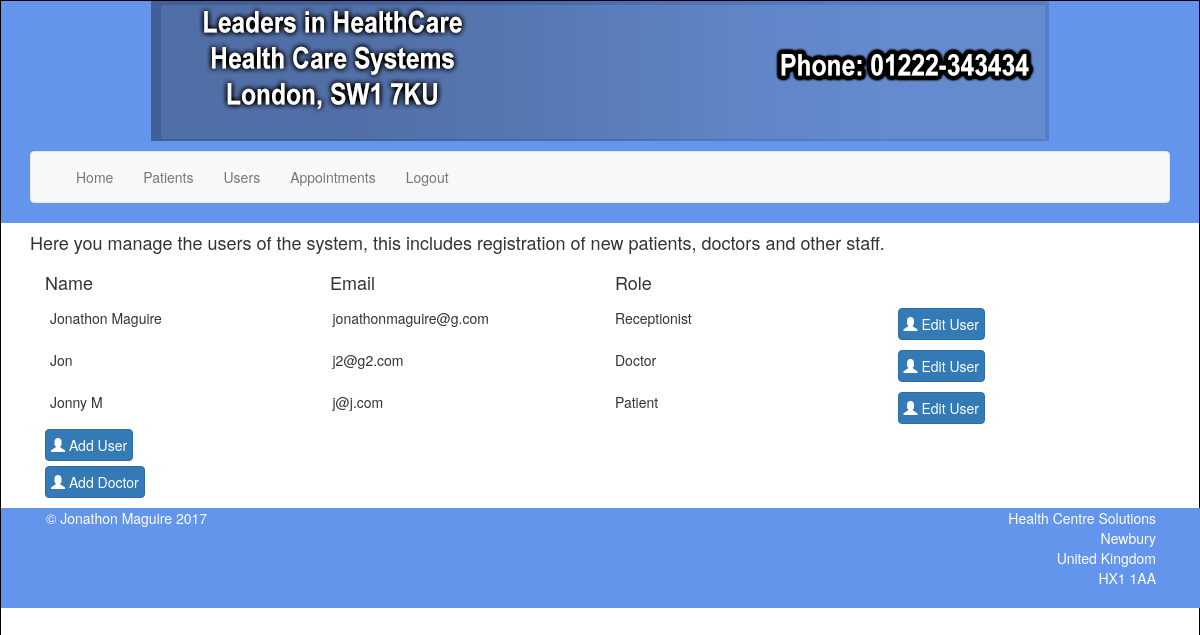
/users.php (signed in), run on the app's committed database.
### tables this page shows
CREATE TABLE `users` (
  `id` int(11) UNSIGNED NOT NULL,
  `name` varchar(255) NOT NULL,
  `email` varchar(255) NOT NULL,
  `password` varchar(255) NOT NULL,
  `role` int(11) NOT NULL DEFAULT '0'
);

### users.php (called while the page is built, shortened)
<?php
require_once('models/stats.class.php');
include('views/headerhtml.inc.php');
include('views/bodystart.inc.php');
include('views/header.inc.php');
include('views/users.inc.php');
include('views/footer.inc.php');
include('views/bodyend.inc.php');
?>

### models/stats.class.php (called while the page is built, shortened)
<?php
class stats{
    public static function getusers(){
         $conn = DbConnect::getConnection();
        $stuff = [];
            $query = "SELECT * FROM users";
	       $resultset = $conn->query($query);
	       while ($patients = $resultset->fetch()) {
                $stuff[] = $patients;
	           }
            return $stuff;
    }
}
?>

### views/users.inc.php (the view, shortened to what this page needs)
<div class="container-lg">
<div class="row">
<div class="container">
<div class="row">
    <?php
    if($_SESSION['role'] != '1'){?>
    <div class="col-lg-12">
    <h4>This information is secure, you're not allowed to be here.</h4>
    </div>
        <?php
    }
    else
    {
    ?>
    <div class="col-lg-12">
        <h4>Here you manage the users of the system, this includes registration of new patients, doctors and other staff.</h4>
    </div>
    <div class="col-lg-12" style="margin-bottom:10px;">
    <?php
        $count = count(stats::getusers());
        $information = stats::getusers();
        if($count != 0){ ?>
            <div class="col-md-3">
            <h4>Name</h4>
            </div>
             <div class="col-md-3">
            <h4>Email</h4>
            </div>
             <div class="col-md-3">
            <h4>Role</h4>
            </div>
             <div class="col-md-3">
            </div>
        <?php
        }
        for($i=0; $i < $count; $i++){ ?>
        <div class="col-lg-12" style="padding:5px;">
        <div class="col-md-3">
            <?php echo $information[$i]['name']; ?>
        </div>
        <div class="col-md-3">
            <?php echo $information[$i]['email']; ?>
        </div>
        <div class="col-md-3">
            <?php
                              if($information[$i]['role'] === '1'){
                                  echo 'Receptionist';
                              }
                            if($information[$i]['role'] === '2'){
                                  echo 'Doctor';
                              }
                            if($information[$i]['role'] === '3'){
                                  echo 'Patient';
                              }
                    ?>
        </div>
        <div class="col-md-3">
            <a style="padding:5px;" class="btn btn-primary" href="edituser.php?id=<?php echo $information[$i]['id']; ?>" role="button"><span class="glyphicon glyphicon-user"></span>&nbsp;Edit User</a>
        </div>
        </div>
        <?php
        }
        ?>
        <div class="col-lg-12">
            <a style="padding:5px;"class="btn btn-primary" href="adduser.php" role="button"><span class="glyphicon glyphicon-user"></span>&nbsp;Add User</a>
        </div>
        <div class="col-lg-12" style="margin-top:5px">
            <a style="padding:5px;" class="btn btn-primary" href="adddoctor.php" role="button"><span class="glyphicon glyphicon-user"></span>&nbsp;Add Doctor</a>
        </div>
    </div>
    <?php
    }
    ?>
    </div>
</div>
</div>
</div>

### css/home.css (style rules this page uses)
body { border:1px solid black; }

### data on the page
users: name "Jonathon Maguire", email "jonathonmaguire@g.com", role "Receptionist"
users: name "Jon", email "j2@g2.com", role "Doctor"
users: name "Jonny M", email "j@j.com", role "Patient"
